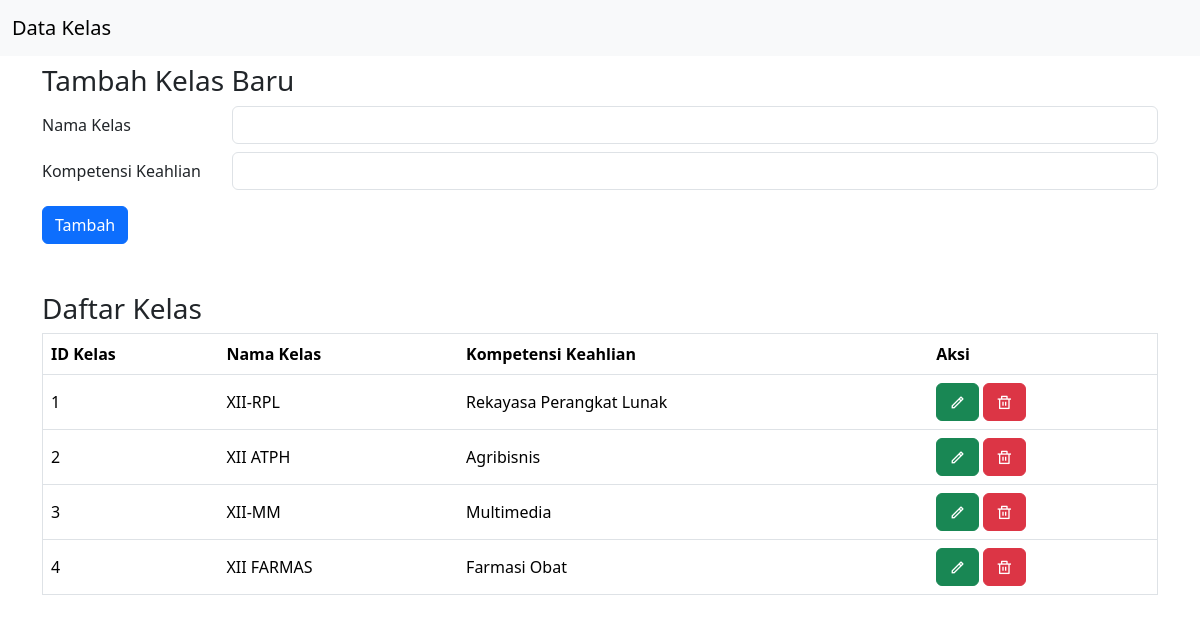
/crud_kelas.php (signed in), run on the app's committed database.
### tables this page shows
CREATE TABLE `kelas` (
  `id_kelas` int(11) NOT NULL,
  `nama_kelas` varchar(10) DEFAULT NULL,
  `kompetensi_keahlian` varchar(50) DEFAULT NULL
);

### crud_kelas.php (the view, shortened to what this page needs)
<?php
require_once "mysql.php";
$sql = "SELECT * FROM kelas";
$result = mysqli_query($conn, $sql);
if ($result && mysqli_num_rows($result) > 0) {
    ?>
    <!DOCTYPE html>
    <html lang="en">
    <head>
        <link href="https://cdn.jsdelivr.net/npm/bootstrap@5.3.2/dist/css/bootstrap.min.css" rel="stylesheet">
        <link href="https://cdn.jsdelivr.net/npm/remixicon@4.1.0/fonts/remixicon.css" rel="stylesheet"/>
    </head>
    <body>
    <nav class="navbar bg-body-tertiary mb-2">
        <div class="container-fluid">
            <a class="navbar-brand" href="#">Data Kelas</a>
        </div>
    </nav>
        <div class="container">
        <h3>Tambah Kelas Baru</h3>
        <form action="" method="POST">
            <div class="mb-2 row">
                <label class="col-sm-2 col-form-label" for="nama_kelas">Nama Kelas</label>
                <div class="col-sm-10">
                    <input class="form-control" type="text" id="nama_kelas" name="nama_kelas" required>
                </div>
            </div>
            <div class="mb-3 row">
                <label class="col-sm-2 col-form-label" for="kompetensi_keahlian">Kompetensi Keahlian</label>
                <div class="col-sm-10">
                    <input class="form-control" type="text" id="kompetensi_keahlian" name="kompetensi_keahlian" required>
                </div>
            </div>
            <button class="btn btn-primary" type="submit" name="submit">Tambah</button>
        </form>
        <h3 class="mt-5" >Daftar Kelas</h3>
        <table class="table align-middle table-hover" border="1">
            <tr>
                <th>ID Kelas</th>
                <th>Nama Kelas</th>
                <th>Kompetensi Keahlian</th>
                <th>Aksi</th>
            </tr>
            <?php
            while ($row = mysqli_fetch_assoc($result)) {
                ?>
                <tr>
                    <td><?php echo $row['id_kelas']; ?></td>
                    <td><?php echo $row['nama_kelas']; ?></td>
                    <td><?php echo $row['kompetensi_keahlian']; ?></td>
                    <td>
                        <a class="btn btn-success" href="edit_kelas.php?id=<?php echo $row['id_kelas']; ?>"><i class="ri-pencil-line"></i></a>
                        <a class="btn btn-danger" href="delete_kelas.php?id=<?php echo $row['id_kelas']; ?>"><i class="ri-delete-bin-line"></i></a>
                    </td>
                </tr>
                <?php
            }
            ?>
        </table>
        </div>
    </body>
    </html>
    <?php
} else {
    echo "Tidak ada data kelas yang tersedia.";
}
?>

### crud_kelas.php (style rules this page uses)
a { text-decoration: none; }

### data on the page
kelas: id_kelas "1", nama_kelas "XII-RPL", kompetensi_keahlian "Rekayasa Perangkat Lunak"
kelas: id_kelas "2", nama_kelas "XII ATPH", kompetensi_keahlian "Agribisnis"
kelas: id_kelas "3", nama_kelas "XII-MM", kompetensi_keahlian "Multimedia"
kelas: id_kelas "4", nama_kelas "XII FARMAS", kompetensi_keahlian "Farmasi Obat"
